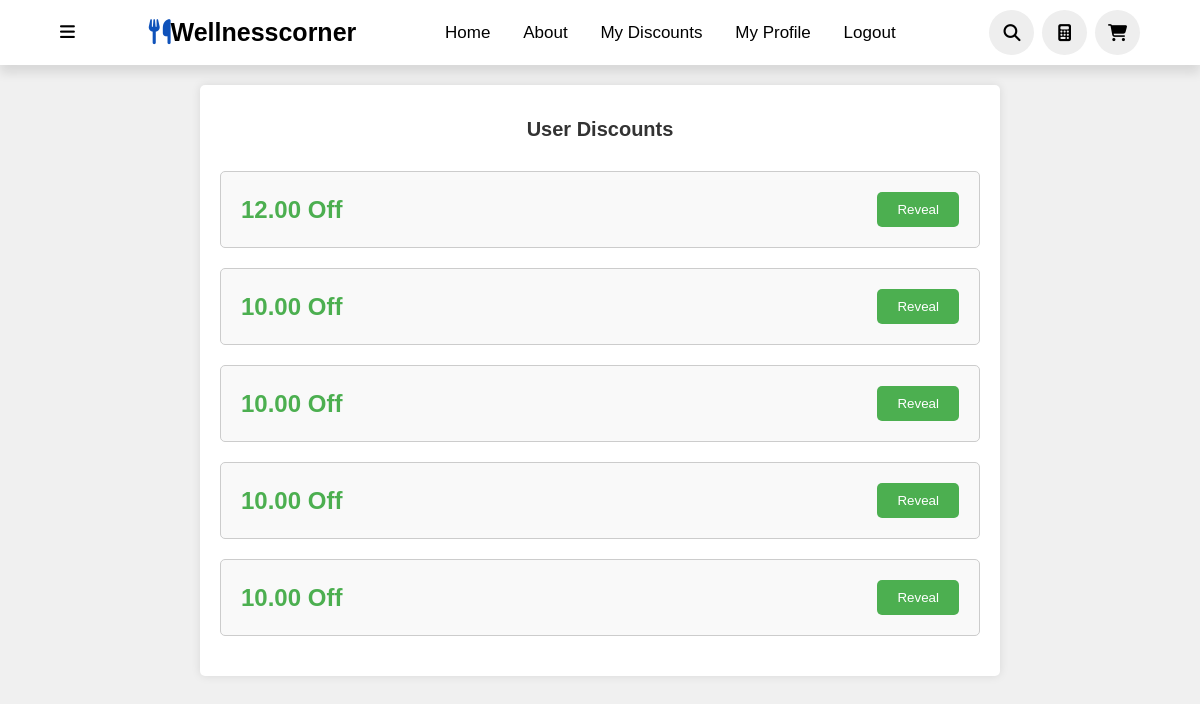
The app's page /user_discounts/ (signed in), older data.
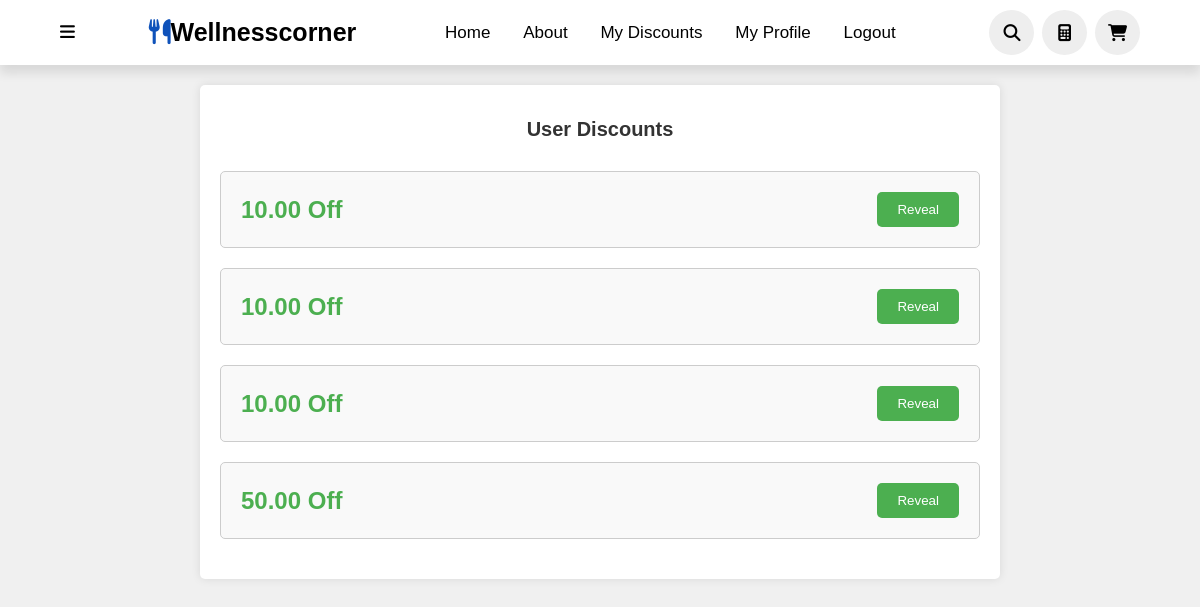
The same page, newer data.
### WellnessCorner/models.py (models this page shows, shortened)
class Discount(models.Model):
    user = models.ForeignKey(User, on_delete=models.CASCADE)
    code = models.CharField(max_length=20, unique=True)
    amount = models.DecimalField(max_digits=10, decimal_places=2)
    used = models.BooleanField(default=False)

### WellnessCorner/views.py (the view)
# urls.py: path('user_discounts/', views.user_discounts, name='user_discounts'),
@login_required
def user_discounts(request):
    user_discounts = Discount.objects.filter(user=request.user)
    return render(request, 'user_discounts.html', {'user_discounts': user_discounts})

### templates/user_discounts.html (shortened to what this page needs)
{% load static %}
<!DOCTYPE html>
<html lang="en">
<head>
    <link rel="stylesheet" href="{% static 'post-form.css' %}">
</head>
<body>
    <header>
        <div class="more">
            <i class="fa-solid fa-bars" onclick="toggleBar()"></i>
        </div>
        <a href="#" class="logo"><i class="fas fa-utensils"></i>Wellnesscorner</a>
        <nav class="navbar">
            <a href="{% url 'index' %}">Home</a>
            <a href="#about">about</a>
            <a href="{% url 'user_discounts' %}">My discounts</a>
            <a href="{% url 'myaccount' %}">My Profile</a>
            <a href="{% url 'logout' %}">Logout</a>
        </nav>
        <div class="icons">
            <i class="fas fa-search" id="search-icon" onclick="toggleSearch()"></i>
            <a href="{% url 'calculator' %}" class="fa-solid fa-calculator"></a>
            <a href="{% url 'basket_page' %}" class="fas fa-shopping-cart"></a>
        </div>
    </header>
    <div class="container">
        <h1>User Discounts</h1>
        <div id="discounts">
            {% for discount in user_discounts %}
                <div class="discount-box">
                    <span class="discount-value">{{ discount.amount }}{% if discount.is_percentage %}%{% endif %} off</span>
                    <button class="reveal-button">Reveal</button>
                </div>
            {% empty %}
                <p>No discounts available</p>
            {% endfor %}
        </div>
    </div>
</body>
</html>

Row changes from the older to the newer data that the page shows:
removed Discount: amount "12.00"
removed Discount: amount "10.00"
added Discount: amount "50.00"
